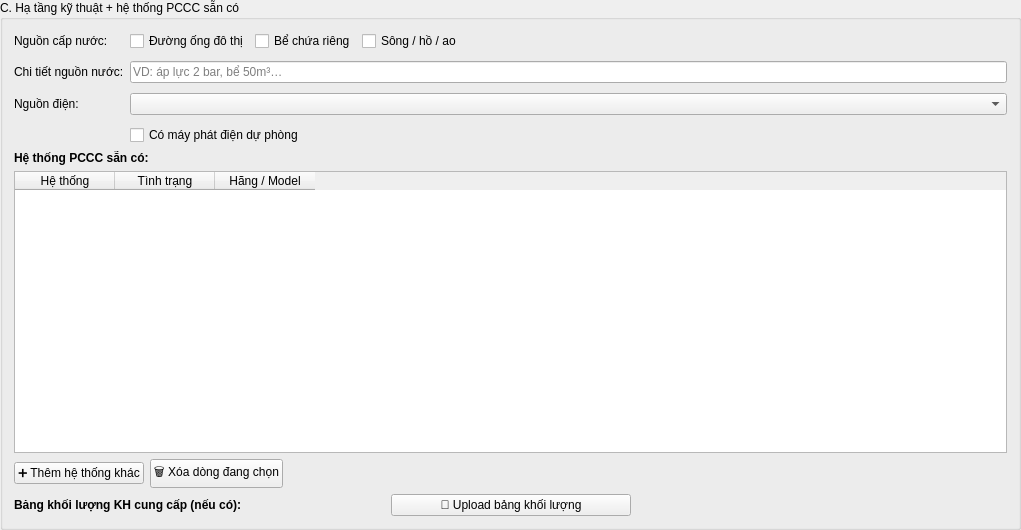
              <widget class="QGroupBox" name="ks_gb_C">
               <property name="geometry">
                <rect>
                 <x>10</x>
                 <y>300</y>
                 <width>1021</width>
                 <height>530</height>
                </rect>
               </property>
               <property name="title">
                <string>C. Hạ tầng kỹ thuật + hệ thống PCCC sẵn có</string>
               </property>
               <layout class="QVBoxLayout" name="ks_vbox_C">
                <item>
                 <layout class="QFormLayout" name="ks_form_C_top">
                  <property name="verticalSpacing">
                   <number>10</number>
                  </property>
                  <item row="0" column="0">
                   <widget class="QLabel" name="ks_lbl_nn">
                    <property name="text">
                     <string>Nguồn cấp nước:</string>
                    </property>
                   </widget>
                  </item>
                  <item row="0" column="1">
                   <widget class="QWidget" name="ks_nn_widget" native="true">
                    <layout class="QHBoxLayout" name="ks_nn_layout">
                     <property name="leftMargin">
                      <number>0</number>
                     </property>
                     <property name="topMargin">
                      <number>0</number>
                     </property>
                     <property name="rightMargin">
                      <number>0</number>
                     </property>
                     <property name="bottomMargin">
                      <number>0</number>
                     </property>
                     <item>
                      <widget class="QCheckBox" name="ks_nn_duong_ong">
                       <property name="text">
                        <string>Đường ống đô thị</string>
                       </property>
                      </widget>
                     </item>
                     <item>
                      <widget class="QCheckBox" name="ks_nn_be_chua">
                       <property name="text">
                        <string>Bể chứa riêng</string>
                       </property>
                      </widget>
                     </item>
                     <item>
                      <widget class="QCheckBox" name="ks_nn_song_ho">
                       <property name="text">
                        <string>Sông / hồ / ao</string>
                       </property>
                      </widget>
                     </item>
                     <item>
                      <spacer name="ks_nn_spacer">
                       <property name="orientation">
                        <enum>Qt::Horizontal</enum>
                       </property>
                       <property name="sizeHint" stdset="0">
                        <size>
                         <width>40</width>
                         <height>20</height>
                        </size>
                       </property>
                      </spacer>
                     </item>
                    </layout>
                   </widget>
                  </item>
                  <item row="1" column="0">
                   <widget class="QLabel" name="ks_lbl_nn_ct">
                    <property name="text">
                     <string>Chi tiết nguồn nước:</string>
                    </property>
                   </widget>
                  </item>
                  <item row="1" column="1">
                   <widget class="QLineEdit" name="ks_nguon_nuoc_chi_tiet">
                    <property name="placeholderText">
                     <string>VD: áp lực 2 bar, bể 50m³…</string>
                    </property>
                   </widget>
                  </item>
                  <item row="2" column="0">
                   <widget class="QLabel" name="ks_lbl_nguon_dien">
                    <property name="text">
                     <string>Nguồn điện:</string>
                    </property>
                   </widget>
                  </item>
                  <item row="2" column="1">
                   <widget class="QComboBox" name="ks_nguon_dien" />
                  </item>
                  <item row="3" column="1">
                   <widget class="QCheckBox" name="ks_co_may_phat">
                    <property name="text">
                     <string>Có máy phát điện dự phòng</string>
                    </property>
                   </widget>
                  </item>
                 </layout>
                </item>
                <item>
                 <widget class="QLabel" name="ks_lbl_ht_san_co">
                  <property name="text">
                   <string>&lt;b&gt;Hệ thống PCCC sẵn có:&lt;/b&gt;</string>
                  </property>
                 </widget>
                </item>
                <item>
                 <widget class="QTableWidget" name="ks_tb_ht_san_co">
                  <column>
                   <property name="text">
                    <string>Hệ thống</string>
                   </property>
                  </column>
                  <column>
                   <property name="text">
                    <string>Tình trạng</string>
                   </property>
                  </column>
                  <column>
                   <property name="text">
                    <string>Hãng / Model</string>
                   </property>
                  </column>
                 </widget>
                </item>
                <item>
                 <layout class="QHBoxLayout" name="ks_ht_btn_row">
                  <item>
                   <widget class="QPushButton" name="ks_btn_add_ht">
                    <property name="text">
                     <string>➕ Thêm hệ thống khác</string>
                    </property>
                   </widget>
                  </item>
                  <item>
                   <widget class="QPushButton" name="ks_btn_del_ht">
                    <property name="text">
                     <string>🗑 Xóa dòng đang chọn</string>
                    </property>
                   </widget>
                  </item>
                  <item>
                   <spacer name="ks_ht_spacer">
                    <property name="orientation">
                     <enum>Qt::Horizontal</enum>
                    </property>
                    <property name="sizeHint" stdset="0">
                     <size>
                      <width>40</width>
                      <height>20</height>
                     </size>
                    </property>
                   </spacer>
                  </item>
                 </layout>
                </item>
                <item>
                 <layout class="QHBoxLayout" name="ks_bkl_row">
                  <item>
                   <widget class="QLabel" name="ks_lbl_bkl">
                    <property name="text">
                     <string>&lt;b&gt;Bảng khối lượng KH cung cấp (nếu có):&lt;/b&gt;</string>
                    </property>
                   </widget>
                  </item>
                  <item>
                   <widget class="QPushButton" name="ks_btn_upload_bkl">
                    <property name="maximumSize">
                     <size>
                      <width>240</width>
                      <height>16777215</height>
                     </size>
                    </property>
                    <property name="text">
                     <string>📎 Upload bảng khối lượng</string>
                    </property>
                   </widget>
                  </item>
                  <item>
                   <widget class="QLabel" name="ks_bkl_status">
                    <property name="styleSheet">
                     <string notr="true">color: #555; font-style: italic;</string>
                    </property>
                    <property name="text">
                     <string />
                    </property>
                   </widget>
                  </item>
                 </layout>
                </item>
               </layout>
              </widget>
